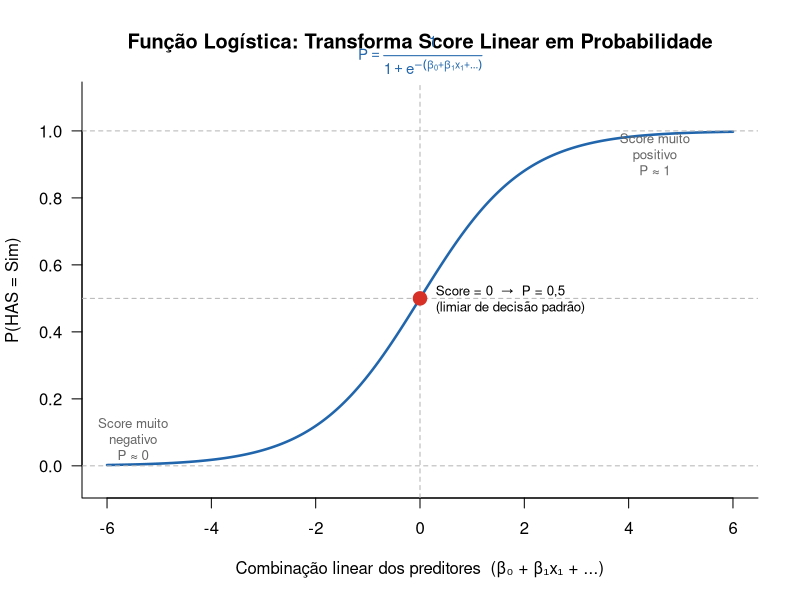

Write the R code that produced this figure. (Note: this script raises an error after producing the figure.)
# ══════════════════════════════════════════════════════════════════════════════
# NHANES 2021-2023: Regressão Logística para Predição de HAS (baseline)
# Rode 00_config.R antes (ele cria dados, dados_treino e dados_teste)
# ══════════════════════════════════════════════════════════════════════════════

# ── 1. Dados ─────────────────────────────────────────────────────────────────
# dados, dados_treino e dados_teste preparados pelo 00_config.R

# ══════════════════════════════════════════════════════════════════════════════
# 2. CONCEITO CENTRAL: A FUNÇÃO LOGÍSTICA
# ══════════════════════════════════════════════════════════════════════════════
# A regressão logística modela a PROBABILIDADE de um evento (has_pas = "Sim")
# como função linear dos preditores, transformada pela função logística:
#
#   P(Y=1) = 1 / (1 + e^(-(β0 + β1·x1 + β2·x2 + ...)))
#
# Os coeficientes β são interpretados como LOG-ODDS:
#   e^β = Odds Ratio (OR): quanto a chance de HAS muda por unidade do preditor.

x_vals   <- seq(-6, 6, by = 0.05)
log_vals <- 1 / (1 + exp(-x_vals))

png("output/01_regressao/conceito_funcao_logistica.png", width = 900, height = 700, res = 120)
plot(
  x_vals, log_vals,
  type = "l", lwd = 2.5, col = "#2166ac",
  xlab = "Combinação linear dos preditores  (β₀ + β₁x₁ + ...)",
  ylab = "P(HAS = Sim)",
  main = "Função Logística: Transforma Score Linear em Probabilidade",
  las  = 1, bty = "l", ylim = c(-0.05, 1.1)
)
abline(h = c(0, 0.5, 1), lty = 2, col = "gray70")
abline(v = 0,             lty = 2, col = "gray70")
points(0, 0.5, pch = 19, col = "#d73027", cex = 1.8)
text(0.3, 0.50, "Score = 0  →  P = 0,5\n(limiar de decisão padrão)", adj = 0, cex = 0.8)
text(-5.5, 0.08, "Score muito\nnegativo\nP ≈ 0", cex = 0.8, col = "gray40")
text( 4.5, 0.93, "Score muito\npositivo\nP ≈ 1", cex = 0.8, col = "gray40")
mtext(expression(P == frac(1, 1 + e^{-(beta[0] + beta[1]*x[1] + ldots)})),
      side = 3, line = 0.2, cex = 0.9, col = "#2166ac")
dev.off()

# ══════════════════════════════════════════════════════════════════════════════
# 3. AJUSTE DO MODELO
# ══════════════════════════════════════════════════════════════════════════════

# 3.1 Recipe
# step_dummy: converte fatores em dummies (0/1)
# step_normalize: padroniza contínuas → coeficientes comparáveis entre si
receita_lr <- recipe(has_pas ~ ., data = dados_treino) %>%
  step_dummy(all_nominal_predictors(), one_hot = FALSE) %>%
  step_normalize(all_numeric_predictors())

# 3.2 Especificação
espec_lr <- logistic_reg() %>%
  set_engine("glm") %>%
  set_mode("classification")

# 3.3 Workflow
wf_lr <- workflow() %>%
  add_recipe(receita_lr) %>%
  add_model(espec_lr)

# 3.4 Treinar
modelo_lr <- wf_lr %>% fit(data = dados_treino)

# ══════════════════════════════════════════════════════════════════════════════
# 4. INTERPRETAÇÃO: ODDS RATIOS
# ══════════════════════════════════════════════════════════════════════════════
# O coeficiente β de cada preditor é o log-odds.
#   e^β = Odds Ratio: quanto a CHANCE de HAS multiplica por unidade do preditor.
#   OR > 1 → aumenta o risco
#   OR < 1 → reduz o risco
#   OR = 1 → sem efeito
#
# ATENÇÃO: com o step_normalize(), os preditores contínuos foram
# padronizados (média 0, dp 1). O OR de idade, colesterol etc. é, portanto,
# por +1 DESVIO-PADRÃO: não por unidade original (ano, mg/dL).
#
# Intervalo de confiança: se o IC não cruza 1, o efeito é estatisticamente
# significativo (equivalente ao p < 0.05 no modelo logístico).

coefs <- tidy(extract_fit_engine(modelo_lr), conf.int = TRUE) %>%
  filter(term != "(Intercept)") %>%
  mutate(
    OR      = exp(estimate),
    OR_low  = exp(conf.low),
    OR_high = exp(conf.high),
    term    = dplyr::recode(term,
      "idade"                 = "Idade",
      "whr"                   = "Razão cintura/estatura",
      "renda"                 = "Renda",
      "colesterol"            = "Colesterol",
      "sedentarismo"          = "Sedentarismo (min/dia)",
      "sexo_Feminino"         = "Sexo (feminino)",
      "raca_Branco"           = "Raça (branco)",
      "diabetes_Sim"          = "Diabetes (sim)",
      "fumante_Ex.fumante"    = "Ex-fumante",
      "fumante_Fumante.atual" = "Fumante atual"
      # termos sem tradução aqui mantêm o nome bruto (acontece no exercicio.R)
    )
  )

print(coefs %>% select(term, OR, OR_low, OR_high, p.value))

# Gráfico de forest plot dos Odds Ratios
p_or <- ggplot(coefs, aes(x = OR, y = reorder(term, OR))) +
  geom_vline(xintercept = 1, linetype = "dashed", color = "gray50") +
  geom_errorbar(aes(xmin = OR_low, xmax = OR_high), height = 0.2, color = "#555555",
                orientation = "y") +
  geom_point(aes(color = OR > 1), size = 3) +
  scale_color_manual(values = c("TRUE" = "#d73027", "FALSE" = "#2166ac"),
                     labels = c("TRUE" = "Aumenta risco", "FALSE" = "Reduz risco")) +
  labs(
    title    = "Odds Ratios: Regressão Logística (NHANES 2021-2023)",
    subtitle = "Linha vertical = OR 1 (sem efeito)  |  Barras = IC 95%",
    x        = "Razão de Chances (Odds Ratio)",
    y        = NULL,
    color    = NULL
  ) +
  theme_minimal(base_size = 13) +
  theme(legend.position = "top")
print(p_or)
ggsave("output/01_regressao/logistic_odds_ratios.png", plot = p_or,
       width = 8, height = 6, dpi = 150, bg = "white")

# ══════════════════════════════════════════════════════════════════════════════
# 5. AVALIAÇÃO: CURVA ROC + AUC
# ══════════════════════════════════════════════════════════════════════════════

probs_teste <- predict(modelo_lr, dados_teste, type = "prob") %>%
  bind_cols(dados_teste %>% select(has_pas))

probs_roc <- probs_teste %>%
  rename(prob_evento = .pred_Sim)   # probabilidade do evento: HAS = "Sim"

auc_lr <- roc_auc(probs_roc, truth = has_pas, prob_evento, event_level = "second")
cat("AUC da Regressão Logística:", round(auc_lr$.estimate, 3), "\n")

# Ponto ótimo (critério de Youden): maximiza sensibilidade + especificidade
# J = sens + spec - 1  →  equivalente a minimizar a distância ao canto (0,1)
roc_df <- roc_curve(probs_roc, truth = has_pas, prob_evento, event_level = "second")
ponto_otimo <- roc_df %>%
  mutate(youden = sensitivity + specificity - 1) %>%
  slice_max(youden, n = 1)

cat(sprintf(
  "Limiar ótimo (Youden): %.3f  |  Sensibilidade: %.3f  |  Especificidade: %.3f\n",
  ponto_otimo$.threshold, ponto_otimo$sensitivity, ponto_otimo$specificity
))

p_roc <- roc_df %>%
  autoplot() +
  geom_point(
    data  = ponto_otimo,
    aes(x = 1 - specificity, y = sensitivity),
    color = "#d73027", size = 3.5
  ) +
  annotate(
    "text",
    x     = 1 - ponto_otimo$specificity + 0.03,
    y     = ponto_otimo$sensitivity - 0.04,
    label = sprintf("Limiar ótimo\n(Youden = %s)", fmt_br(ponto_otimo$youden, 2)),
    hjust = 0, size = 3.2, color = "#d73027"
  ) +
  annotate(
    "text",
    x = 0.72, y = 0.18,
    label = paste0("AUC = ", fmt_br(auc_lr$.estimate)),
    size = 4.5, fontface = "bold", color = "#2166ac", hjust = 0
  ) +
  labs(
    title    = "Curva ROC: Regressão Logística",
    subtitle = "Análise 1 (9 preditores): NHANES 2021-2023",
    x        = "1 − Especificidade  (taxa de falsos positivos)",
    y        = "Sensibilidade  (taxa de verdadeiros positivos)",
    caption  = "Diagonal pontilhada = modelo aleatório (AUC = 0,5)  |  Ponto vermelho = limiar ótimo (Youden)"
  ) +
  theme_minimal(base_size = 12) +
  theme(plot.caption = element_text(color = "gray40", size = 9))
print(p_roc)
ggsave("output/01_regressao/logistic_roc.png", plot = p_roc,
       width = 7, height = 6, dpi = 150, bg = "white")

# ══════════════════════════════════════════════════════════════════════════════
# fim do script ────────────────────────────────────────────────────────────────
# ══════════════════════════════════════════════════════════════════════════════
